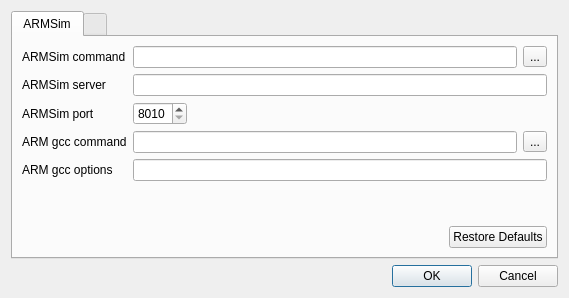
<?xml version="1.0" encoding="UTF-8"?>
<ui version="4.0">
 <class>SettingsDialog</class>
 <widget class="QDialog" name="SettingsDialog">
  <property name="geometry">
   <rect>
    <x>0</x>
    <y>0</y>
    <width>569</width>
    <height>298</height>
   </rect>
  </property>
  <property name="windowTitle">
   <string>Qt ARMSim Settings</string>
  </property>
  <layout class="QVBoxLayout" name="verticalLayout">
   <item>
    <widget class="QTabWidget" name="tabWidget">
     <property name="currentIndex">
      <number>0</number>
     </property>
     <widget class="QWidget" name="tabARMSim">
      <attribute name="title">
       <string>ARMSim</string>
      </attribute>
      <layout class="QVBoxLayout" name="verticalLayout_2">
       <item>
        <layout class="QFormLayout" name="formLayout">
         <property name="fieldGrowthPolicy">
          <enum>QFormLayout::ExpandingFieldsGrow</enum>
         </property>
         <item row="1" column="0">
          <widget class="QLabel" name="labelARMSimCommand">
           <property name="text">
            <string>ARMSim command</string>
           </property>
          </widget>
         </item>
         <item row="1" column="1">
          <layout class="QHBoxLayout" name="horizontalLayout">
           <item>
            <widget class="QLineEdit" name="lineEditARMSimCommand">
             <property name="text">
              <string notr="true"/>
             </property>
            </widget>
           </item>
           <item>
            <widget class="QToolButton" name="toolButtonARMSimCommand">
             <property name="text">
              <string>...</string>
             </property>
            </widget>
           </item>
          </layout>
         </item>
         <item row="2" column="0">
          <widget class="QLabel" name="labelARMSimServer">
           <property name="text">
            <string>ARMSim server</string>
           </property>
          </widget>
         </item>
         <item row="2" column="1">
          <widget class="QLineEdit" name="lineEditARMSimServer">
           <property name="text">
            <string notr="true"/>
           </property>
          </widget>
         </item>
         <item row="3" column="0">
          <widget class="QLabel" name="labelARMSimPort">
           <property name="text">
            <string>ARMSim port</string>
           </property>
          </widget>
         </item>
         <item row="3" column="1">
          <widget class="QSpinBox" name="spinBoxARMSimPort">
           <property name="minimum">
            <number>8010</number>
           </property>
           <property name="maximum">
            <number>8080</number>
           </property>
           <property name="value">
            <number>8010</number>
           </property>
          </widget>
         </item>
         <item row="4" column="0">
          <widget class="QLabel" name="labelARMGccCommand">
           <property name="text">
            <string>ARM gcc command</string>
           </property>
          </widget>
         </item>
         <item row="4" column="1">
          <layout class="QHBoxLayout" name="horizontalLayout_2">
           <item>
            <widget class="QLineEdit" name="lineEditARMGccCommand">
             <property name="text">
              <string notr="true"/>
             </property>
            </widget>
           </item>
           <item>
            <widget class="QToolButton" name="toolButtonARMGccCommand">
             <property name="text">
              <string>...</string>
             </property>
            </widget>
           </item>
          </layout>
         </item>
         <item row="5" column="0">
          <widget class="QLabel" name="labelARMGccOptions">
           <property name="text">
            <string>ARM gcc options</string>
           </property>
          </widget>
         </item>
         <item row="5" column="1">
          <widget class="QLineEdit" name="lineEditARMGccOptions">
           <property name="text">
            <string notr="true"/>
           </property>
          </widget>
         </item>
        </layout>
       </item>
       <item>
        <spacer name="verticalSpacer">
         <property name="orientation">
          <enum>Qt::Vertical</enum>
         </property>
         <property name="sizeHint" stdset="0">
          <size>
           <width>20</width>
           <height>43</height>
          </size>
         </property>
        </spacer>
       </item>
       <item>
        <layout class="QHBoxLayout" name="horizontalLayout_3">
         <item>
          <spacer name="horizontalSpacer">
           <property name="orientation">
            <enum>Qt::Horizontal</enum>
           </property>
           <property name="sizeHint" stdset="0">
            <size>
             <width>40</width>
             <height>20</height>
            </size>
           </property>
          </spacer>
         </item>
         <item>
          <widget class="QPushButton" name="pushButtonARMSimRestoreDefaults">
           <property name="text">
            <string>Restore Defaults</string>
           </property>
          </widget>
         </item>
        </layout>
       </item>
      </layout>
     </widget>
     <widget class="QWidget" name="tab_2">
      <attribute name="title">
       <string/>
      </attribute>
     </widget>
    </widget>
   </item>
   <item>
    <widget class="QDialogButtonBox" name="buttonBox">
     <property name="orientation">
      <enum>Qt::Horizontal</enum>
     </property>
     <property name="standardButtons">
      <set>QDialogButtonBox::Cancel|QDialogButtonBox::Ok</set>
     </property>
    </widget>
   </item>
  </layout>
 </widget>
 <resources/>
 <connections>
  <connection>
   <sender>buttonBox</sender>
   <signal>accepted()</signal>
   <receiver>SettingsDialog</receiver>
   <slot>accept()</slot>
   <hints>
    <hint type="sourcelabel">
     <x>248</x>
     <y>254</y>
    </hint>
    <hint type="destinationlabel">
     <x>157</x>
     <y>274</y>
    </hint>
   </hints>
  </connection>
  <connection>
   <sender>buttonBox</sender>
   <signal>rejected()</signal>
   <receiver>SettingsDialog</receiver>
   <slot>reject()</slot>
   <hints>
    <hint type="sourcelabel">
     <x>316</x>
     <y>260</y>
    </hint>
    <hint type="destinationlabel">
     <x>286</x>
     <y>274</y>
    </hint>
   </hints>
  </connection>
 </connections>
</ui>
